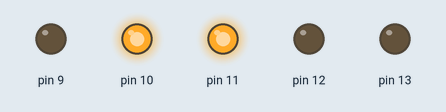
This sketch was run on a simulated Arduino Uno, built with avr-gcc and run on an emulated ATmega328P. Shown: output pins drawn as LEDs (lit = HIGH).

Above: at 2.0 s.
At 5.0 s:
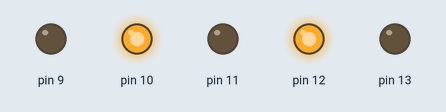
At 8.0 s:
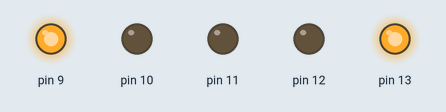
At 14.2 s:
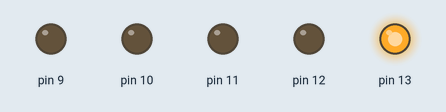
Timing chart, 0 to 19.5 s (numbered marks = the images above):
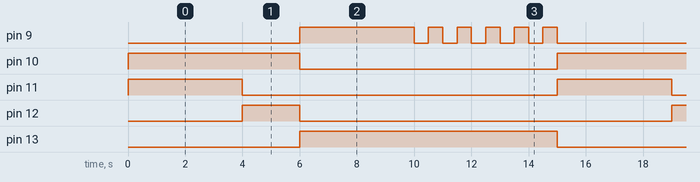

The sketch:

Arduino_semaforo_coches_y_peatones_con_maquina_de_estados.ino
```cpp
/* 	Semaforo (coches y peatones)
	con máquina de estados

    Autor: Alejandro Alonso Puig
    Versión: 1.0
    Fecha: Mayo 2023

    El presente programa implementa una máquina de
    tres estados (rojo, ambar, verde) de los que
    saltará según un temporizador.
    Es un ejemplo de implementación de máquinas de
    estados finitos simples.
    */

	int pin; //pines a usar para los LEDs
	int estado = 1; //Estado en el que está la máquina

void setup()
{
  //Configuramos los pines de salida (LEDs)
  for (pin = 9; pin <= 13; pin++)
  pinMode(pin, OUTPUT);
}

void loop()
{

  switch (estado) {
    case 1: //Estado1. Coches:Verde, Peatones:Rojo
        digitalWrite(9,  LOW);	//Peatones verde
        digitalWrite(10,HIGH); 	//Peatones rojo
        digitalWrite(11,HIGH);	//Coches   verde
        digitalWrite(12, LOW);	//Coches   ambar
        digitalWrite(13, LOW);	//Coches   rojo
        delay(4000);
    	estado = 2;
    	break;

    case 2: //Estado2. Coches:Ambar, Peatones:Rojo
        digitalWrite(9,  LOW);	//Peatones verde
        digitalWrite(10,HIGH); 	//Peatones rojo
        digitalWrite(11, LOW);	//Coches   verde
        digitalWrite(12,HIGH);	//Coches   ambar
        digitalWrite(13, LOW);	//Coches   rojo
        delay(2000);
    	estado = 3;
    	break;

    case 3: //Estado3. Coches:Rojo, Peatones:Verde
        digitalWrite(9, HIGH);	//Peatones verde
        digitalWrite(10, LOW); 	//Peatones rojo
        digitalWrite(11, LOW);	//Coches   verde
        digitalWrite(12, LOW);	//Coches   ambar
        digitalWrite(13,HIGH);	//Coches   rojo
        delay(4000);
    	estado = 4;
    	break;

    case 4: //Estado3. Coches:Rojo, Peatones:Verde parpadeo
        digitalWrite(9, HIGH);	//Peatones verde
        digitalWrite(10, LOW); 	//Peatones rojo
        digitalWrite(11, LOW);	//Coches   verde
        digitalWrite(12, LOW);	//Coches   ambar
        digitalWrite(13,HIGH);	//Coches   rojo
    	for (int t = 0; t<5; t++){
          digitalWrite(9,  LOW);	//Peatones verde
          delay (500);
          digitalWrite(9, HIGH);	//Peatones verde
          delay (500);
        }
    	estado = 1;
    	break;
	}
}
```

Measured:
- by itself, pin 9: repeats every 15.0 s: 5 × (LOW 0.50 s, HIGH 0.50 s), LOW 6.0 s, HIGH 4.0 s
- by itself, pin 10: alternates HIGH for 6.0 s and LOW for 9.0 s
- by itself, pin 11: alternates HIGH for 4.0 s and LOW for 11.0 s
- by itself, pin 12: alternates HIGH for 2.0 s and LOW for 13.0 s
- by itself, pin 13: alternates HIGH for 9.0 s and LOW for 6.0 s
